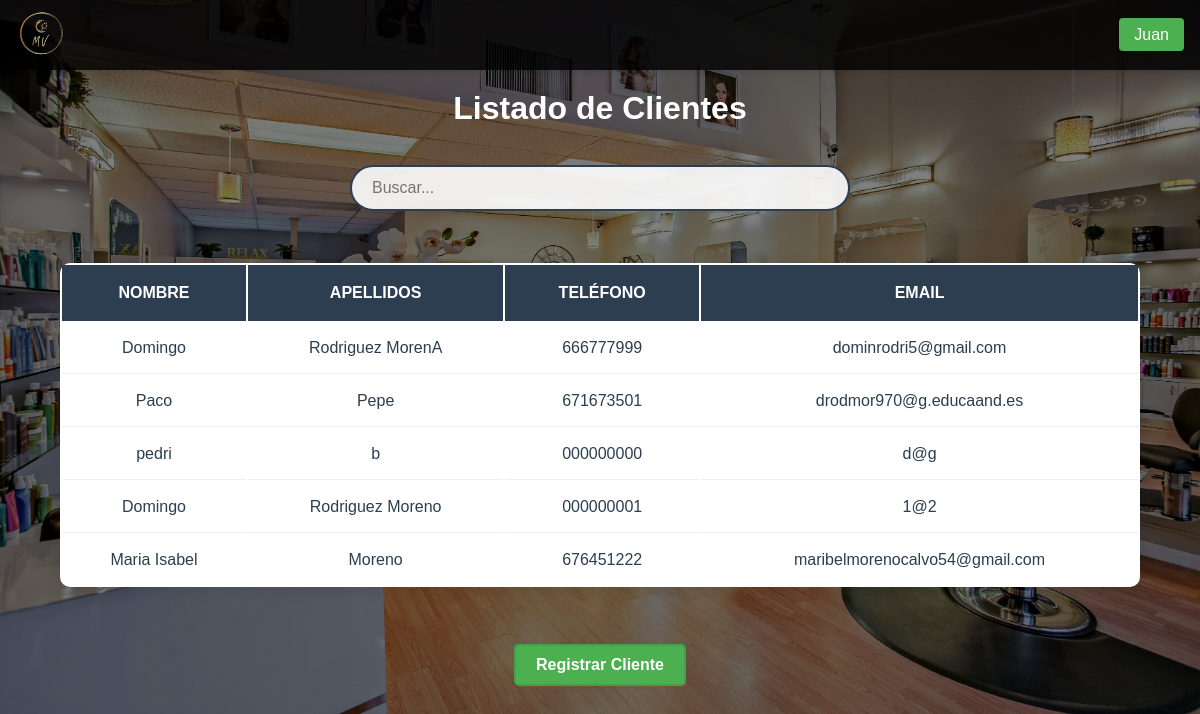
/paginas/clientes.php (signed in), run on the app's committed database.
### tables this page shows
CREATE TABLE `clientes` (
  `id_cliente` int NOT NULL AUTO_INCREMENT,
  `email` varchar(100) DEFAULT NULL,
  `telefono` varchar(15) DEFAULT NULL,
  `nombre` varchar(100) NOT NULL,
  `apellidos` varchar(100) NOT NULL,
  `contraseña` varchar(255) NOT NULL,
  PRIMARY KEY (`id_cliente`),
  UNIQUE KEY `email` (`email`),
  UNIQUE KEY `telefono` (`telefono`)
);

### funcionalidades/verificar_admin.php (called while the page is built, shortened)
<?php
function esAdministrador($conn) {
    try {
        $stmt = $conn->prepare("SELECT es_admin FROM empleados WHERE dni = :dni AND activo = 1");
        $stmt->execute([':dni' => $_SESSION['dni']]);
        return ($stmt->fetch(PDO::FETCH_COLUMN) == 1);
    } catch (PDOException $e) {
        error_log("Error verificando admin: " . $e->getMessage());
        return false;
    }
}

### paginas/clientes.php (the view, shortened to what this page needs)
<!DOCTYPE html>
<html lang="es">
<head>
    <link rel="stylesheet" href="/TFGPeluqueria/css/styles.css">
</head>
<body>
    <?php
        require_once $_SERVER['DOCUMENT_ROOT'] . '/TFGPeluqueria/funcionalidades/conexion.php';
        require_once $_SERVER['DOCUMENT_ROOT'] . '/TFGPeluqueria/funcionalidades/verificar_admin.php';
        include $_SERVER['DOCUMENT_ROOT'] . '/TFGPeluqueria/plantillas/navbar.php';
        $esAdmin = esAdministrador($conn);
        $clientes = [];
        try {
            $sql = "SELECT c.id_cliente, c.nombre, c.apellidos, c.telefono, c.email
                    FROM clientes c";
            $stmt = $conn->query($sql);
            $clientes = $stmt->fetchAll(PDO::FETCH_ASSOC);
        } catch (PDOException $e) {
            error_log("Error al obtener clientes: " . $e->getMessage());
        }
    ?>
    <div class="contenedor-principal">
        <h1>Listado de Clientes</h1>
        <br>
        <div class="contenedor-busqueda">
                <input type="text" id="buscador-general" class="buscador-general input-busqueda"  placeholder="Buscar..." data-tabla=".tabla-scroll .tabla-citas">
        </div>
        <div class="tabla-scroll">
            <table class="tabla-citas">
                <thead>
                    <tr>
                        <th>Nombre</th>
                        <th>Apellidos</th>
                        <th>Teléfono</th>
                        <th>Email</th>
                    </tr>
                </thead>
                <tbody>
                    <?php foreach ($clientes as $cliente): ?>
                        <tr <?= $esAdmin ? 'onclick="window.location=\'editar_cliente.php?id_cliente=' . htmlspecialchars($cliente['id_cliente']) . '\'"' : '' ?>>
                            <td><?= htmlspecialchars($cliente['nombre']) ?></td>
                            <td><?= htmlspecialchars($cliente['apellidos']) ?></td>
                            <td><?= htmlspecialchars($cliente['telefono']) ?></td>
                            <td><?= htmlspecialchars($cliente['email']) ?></td>
                        </tr>
                    <?php endforeach; ?>
                </tbody>
            </table>
        </div>
        <div class="contenedor-botones">
            <?php if ($esAdmin): ?>
                <a href="registro_cliente.php" class="boton-alta">Registrar Cliente</a>
            <?php endif; ?>
        </div>
    </div>
</body>
</html>

### css/styles.css (style rules this page uses)
* { margin: 0; padding: 0; box-sizing: border-box; font-family: 'Arial', sans-serif; }
:root { --color-primario: #2c3e50; --color-secundario: #e67e22; --fondo-beige: #FFF8DC; --tabla-dorado: #20d4da; --color-desplegables: rgba(25, 121, 230, 0.459); }
html, body { background-color: #000; color: white; }
body { min-height: 100vh; position: relative; margin: 0; padding: 0; }
body::before { content: ""; position: absolute; top: 0; left: 0; width: 100%; height: 100%; background: linear-gradient(rgba(0, 0, 0, 0.5), rgba(0, 0, 0, 0.5)), url('/TFGPeluqueria/imagenes/Fondo.webp') center/cover; background-attachment: scroll; }
.contenedor-principal, .registros-container { padding-top: 90px; position: relative; color: white; min-height: 100vh; display: flex; flex-direction: column; justify-content: flex-start; align-items: center; text-align: center; }
.tabla-citas { width: 90%; margin: 2rem auto; background: white; border-radius: 10px; box-shadow: 0 2px 15px rgba(0, 0, 0, 0.1); overflow: hidden; overflow-x: auto; }
.tabla-citas th { background-color: var(--color-primario); color: white; padding: 1.2rem; text-align: center; font-weight: 600; text-transform: uppercase; }
.tabla-citas td { padding: 1rem; border-bottom: 1px solid #eeeeee; color: var(--color-primario); }
.tabla-citas tr:last-child td { border-bottom: none; }
.tabla-scroll { width: 100%; overflow-x: auto; }
.contenedor-busqueda { margin: 20px 0; width: 90%; max-width: 500px; }
.input-busqueda { width: 100%; padding: 12px 20px; border: 2px solid var(--color-primario); border-radius: 25px; font-size: 16px; background: rgba(255, 255, 255, 0.9); transition: all 0.3s ease; }
.boton-alta { background-color: #4CAF50; border: 2px solid #45a049; }
.contenedor-botones { display: flex; gap: 10px; margin: 15px 0; }
.boton-alta, .boton-baja { display: inline-block; padding: 10px 20px; border-radius: 5px; text-decoration: none; color: white; font-weight: bold; transition: background-color 0.3s ease; margin: 10px 5px; }

### data on the page
clientes: nombre "Domingo", apellidos "Rodriguez MorenA", telefono "666777999", email "dominrodri5@gmail.com"
clientes: nombre "Paco", apellidos "Pepe", telefono "671673501", email "drodmor970@g.educaand.es"
clientes: nombre "pedri", apellidos "b", telefono "000000000", email "d@g"
clientes: nombre "Domingo", apellidos "Rodriguez Moreno", telefono "000000001", email "1@2"
clientes: nombre "Maria Isabel", apellidos "Moreno", telefono "676451222", email "maribelmorenocalvo54@gmail.com"

### other printed values
$_SESSION['nombre'] "Juan"
